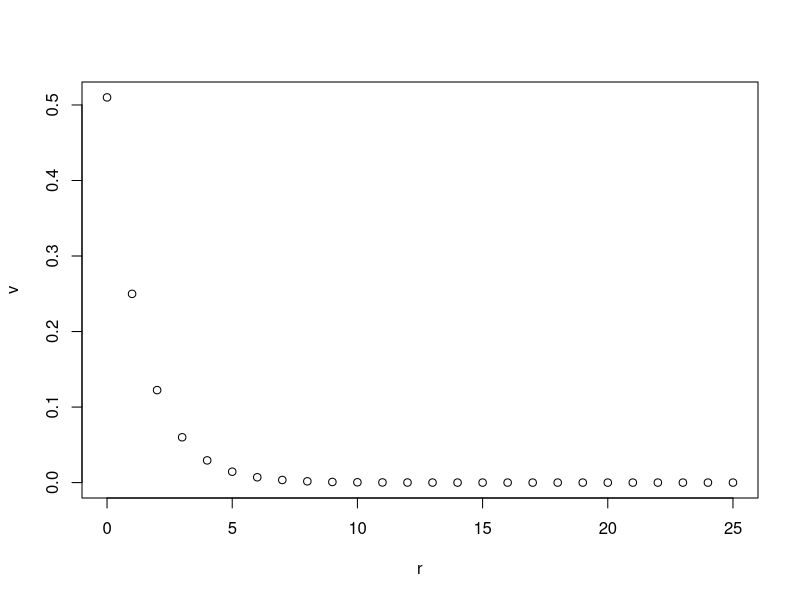
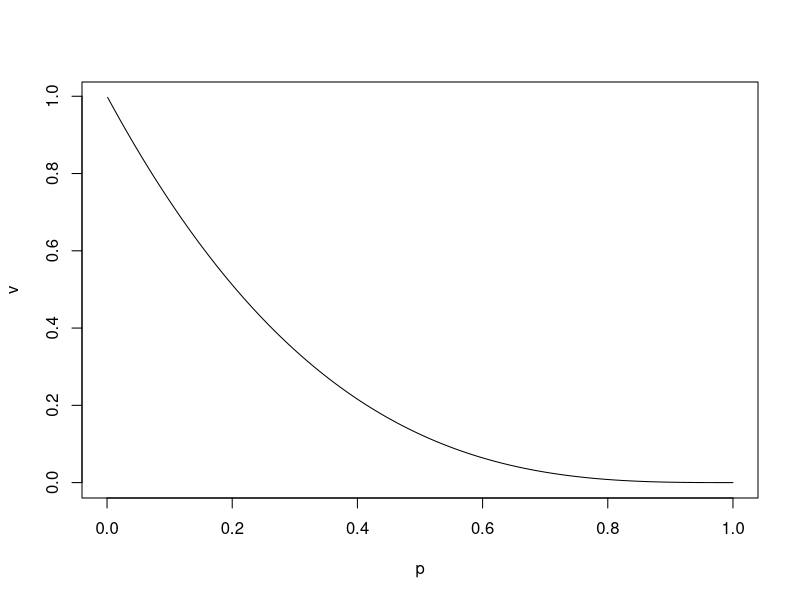
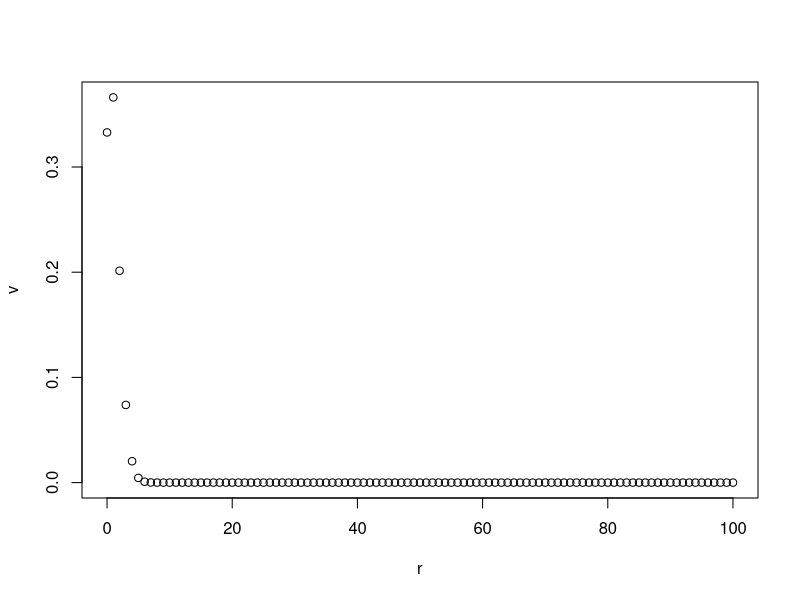
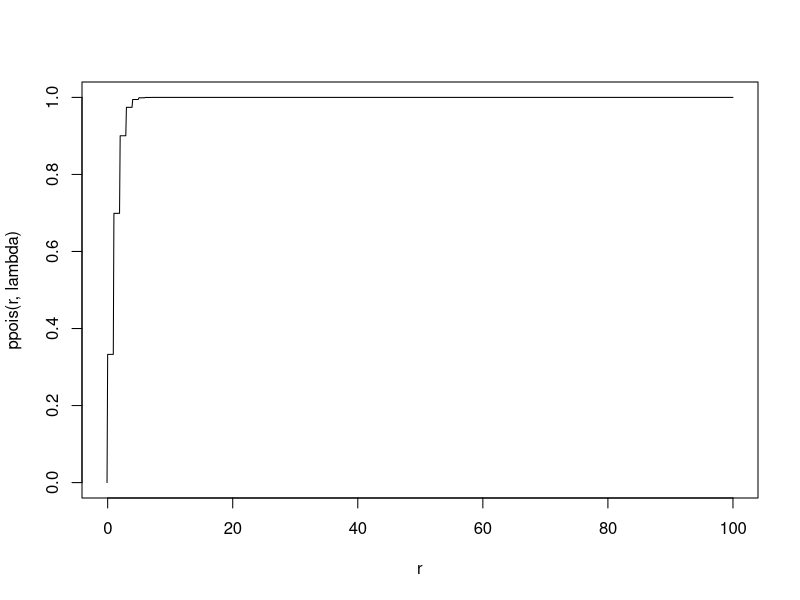

Here is the R script that generated these plots, in order:
## ---- chunk 1
p <- 0.51
r <- c(0:25)
v <- (1-p)^(r) * p
plot(r, v)
## ---- chunk 2
(1-0.51)^3 * 0.51
## ---- chunk 3
c <- (1-0.51)^0 * 0.51 + (1-0.51)^1 * 0.51 + (1-0.51)^2 * 0.51
c
## ---- chunk 4
pgeom(2, 0.51)
## ---- chunk 5
1 - pgeom(2, 0.51)
## ---- chunk 6
p <- c(0:1000)/1000
v <- 1 - pgeom(2, p)
plot(p, v, type="l")
## ---- chunk 7
N <- 100
r <- c(0:N)
p <- 0.51
sum( (r+1)*(1-p)^r * p )
## ---- chunk 8
N <- 100
r <- c(0:N)
p <- 0.51
sum( (r+1)^2 * (1-p)^r * p )  - 1/p^2
## ---- chunk 9
lambda <- 1.1
r <- c(0:100)
v <- dpois(r, lambda)
plot(r, v)
## ---- chunk 10
lambda <- 1.1
n <- 100 # The upper bound on n for our plot
r <- c(-1:(10*n))/10
plot(r, ppois(r, lambda), type="l")
## ---- chunk 11
r <- c(0:100)
lambda <- 1.1
sum( r*dpois(r, lambda) )
## ---- chunk 12
r <- c(0:100)
lambda <- 1.1
sum( r^2*dpois(r, lambda) ) - lambda^2
